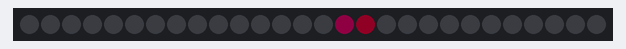
Recording of a sketch running on a simulated Arduino Uno, built with avr-gcc and run on an emulated ATmega328P. On the bench: 28 RGB LEDs in strip order, left to right. Dim RGB values are drawn brighter than linear; random numbers use the default seed unless the sketch sets one.

Above: at 0.45 s.
At 1.05 s:
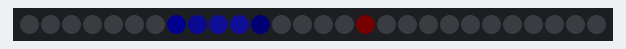
At 5.35 s:
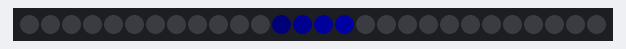
At 9.87 s:
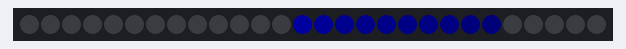
At 20.35 s:
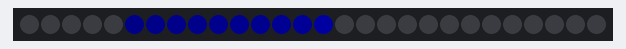
At 39.55 s:
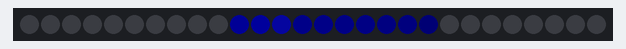

The sketch:

inoise8_mover.ino
```cpp
#include "FastLED.h"

// Fixed definitions cannot change on the fly.
#define LED_DT 0                                              // Data pin to connect to the strip.
#define LED_CK 1                                              // Clock pin for WS2801 or APA102.
#define COLOR_ORDER BGR                                       // It's GRB for WS2812 and BGR for APA102.
#define LED_TYPE APA102                                       // Using APA102, WS2812, WS2801. Don't forget to change LEDS.addLeds.
#define NUM_LEDS 28                                           // Number of LED's.

// Global variables can be changed on the fly.
uint8_t max_bright = 64;                                     // Overall brightness definition. It can be changed on the fly.

struct CRGB leds[NUM_LEDS];

CRGBPalette16 currentPalette=LavaColors_p;
CRGBPalette16 targetPalette=OceanColors_p;
TBlendType    currentBlending;                                // NOBLEND or LINEARBLEND

static int16_t dist;                                          // A moving location for our noise generator.
uint16_t xscale = 30;                                         // Wouldn't recommend changing this on the fly, or the animation will be really blocky.
uint16_t yscale = 30;                                         // Wouldn't recommend changing this on the fly, or the animation will be really blocky.

uint8_t maxChanges = 24;                                      // Value for blending between palettes.

void setup() {
  LEDS.addLeds<LED_TYPE, LED_DT, LED_CK, COLOR_ORDER>(leds, NUM_LEDS); // Set up APA102 leds

  FastLED.setBrightness(max_bright);
  FastLED.setMaxPowerInVoltsAndMilliamps(5, 500);                      // FastLED Power management set at 5V, 500mA.

  dist = random16(12345);                                     // A semi-random number for our noise generator
}

void loop() {

  EVERY_N_MILLISECONDS(10) {
    nblendPaletteTowardPalette(currentPalette, targetPalette, maxChanges);   // AWESOME palette blending capability.

    inoise8_mover();                                          // Update the LED array with noise at the new location
    fadeToBlackBy(leds, NUM_LEDS, 4);
  }

  //EVERY_N_MILLISECONDS(5*1000) {                                        // Change the target palette to a random one every 5 seconds.
  //  targetPalette = CRGBPalette16(CHSV(random8(), 255, random8(128,255)), CHSV(random8(), 255, random8(128,255)), CHSV(random8(), 192, random8(128,255)), CHSV(random8(), 255, random8(128,255)));
  //}

  FastLED.show();
}

void inoise8_mover() {

  uint8_t locn = inoise8(xscale, dist+yscale) % 255;          // Get a new pixel location from moving noise.
  uint8_t pixlen = map(locn,0,255,0,NUM_LEDS);                // Map that to the length of the strand.
  leds[pixlen] = ColorFromPalette(currentPalette, pixlen, 255, LINEARBLEND);   // Use that value for both the location as well as the palette index colour for the pixel.

  dist += beatsin8(10,1,4);                                                // Moving along the distance (that random number we started out with). Vary it a bit with a sine wave.
}
```
